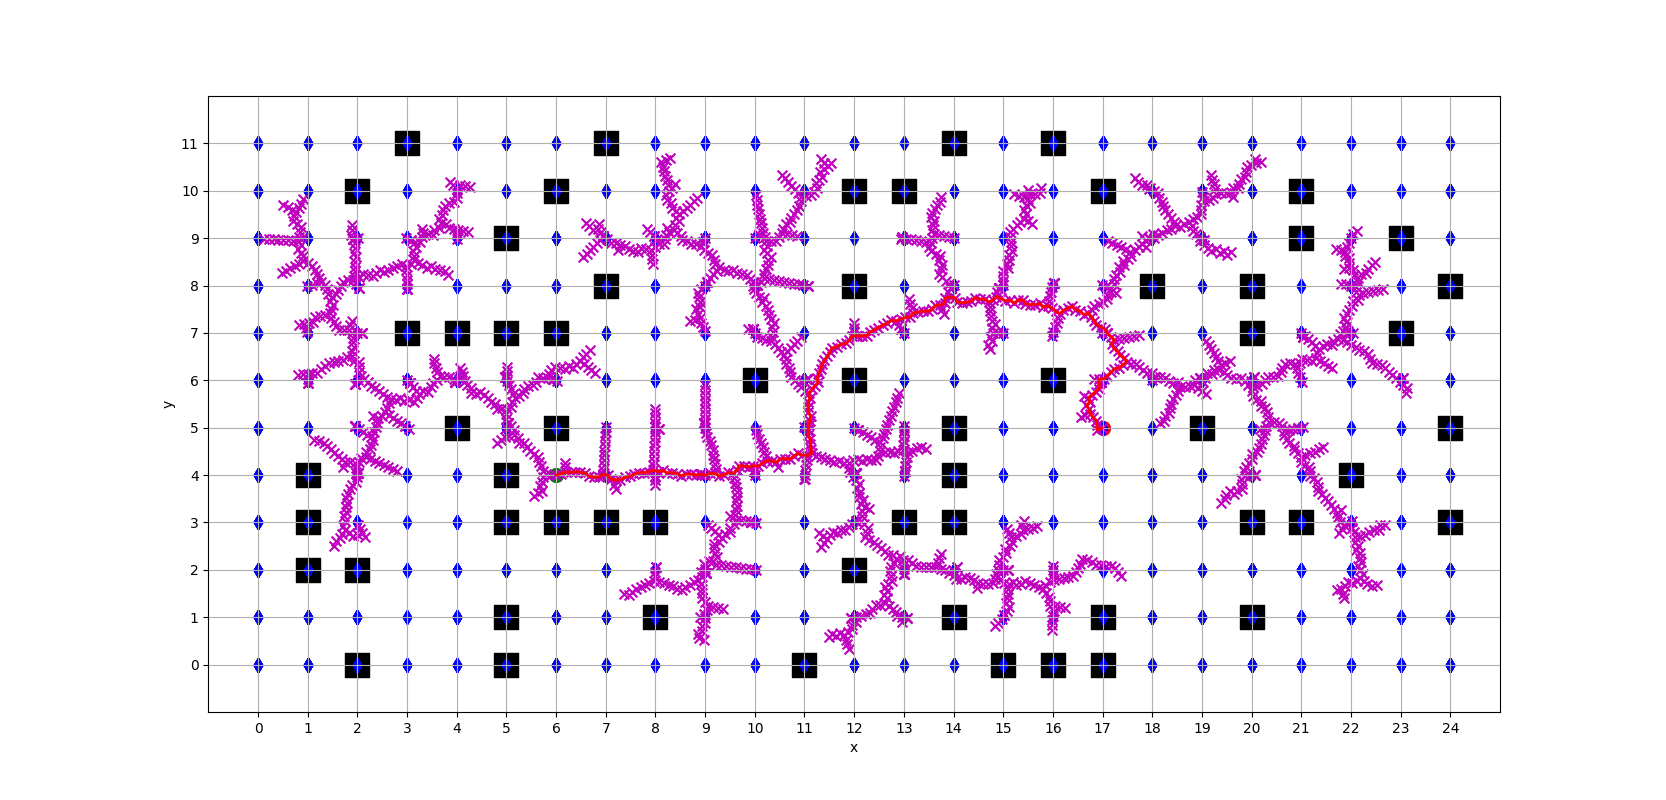

The Python source for this figure:
import numpy as np
import matplotlib.pyplot as plt
import random
from math import sqrt
np.random.seed(0)
random.seed(0)

class Tree:
    def __init__(self):
        self.list = []
    def add_node(self, x, y, xPre, yPre, dist, indPre):
        self.list.append([x, y, xPre, yPre, dist, indPre])
    def get_nearest_node(self, x, y):
        distance = np.inf
        nearest_node = None
        index = 0
        for i, node in enumerate(self.list):
            dist = np.sqrt((node[0] - x) ** 2 + (node[1] - y) ** 2)
            if dist < distance:
                distance = dist
                nearest_node = node
                index = i
        return index, nearest_node

class Env:
    def __init__(self):
        # 初始化整个空间，定义初始点、终点、采样点数、点与点之间的步长t等信息
        self.x_width = 25
        self.y_width = 12
        self.map = np.zeros((self.x_width, self.y_width))
        self.obstacle_list = self.obstacle_create()
        self.x0 = 6  # 定义初始点的x坐标
        self.y0 = 4  # 定义初始点的y坐标
        self.xn = 17  # 定义终点的x坐标
        self.yn = 5  # 定义终点的y坐标
        self.t = 0.1  # 点与点之间的步长
        self.Thr = 0.1  # 定义目标点与采样点之间的距离阈值
        self.map[self.x0][self.y0] = 4
        self.map[self.xn][self.yn] = 3
    def obstacle_create(self):
        obstacle_ratio = 0.2
        obstacle_list = []
        for i in range(self.x_width):
            for j in range(self.y_width):
                if np.random.rand() < obstacle_ratio:
                    self.map[i][j] = 1
                    obstacle_list.append([i, j])
        return np.array(obstacle_list)

    def show(self, rand_node_list = None, tree_list = None, path = None):
        plt.figure(figsize=(self.x_width/2, self.y_width/2))
        plt.xlim((-1, self.x_width))
        plt.ylim((-1, self.y_width))
        plt.xlabel('x')
        plt.ylabel('y')
        plt.xticks(np.arange(self.x_width))
        plt.yticks(np.arange(self.y_width))
        plt.grid()

        rand_node_list = np.array(rand_node_list)
        tree_list = np.array(tree_list)

        for i in range(self.x_width):
            for j in range(self.y_width):
                if self.map[i][j] == 1:
                    plt.scatter(i, j, color='black', s=300, marker='s')
                elif self.map[i][j] == 3:
                    plt.scatter(i, j, color='red', s=100)
                elif self.map[i][j] == 4:
                    plt.scatter(i, j, color='green', s=100)

        if rand_node_list is not None:
            plt.scatter(rand_node_list[:, 0], rand_node_list[:, 1], color='blue', s=50, marker='d')
        if tree_list is not None:
            plt.scatter(tree_list[:, 0], tree_list[:, 1], color='m', s=50, marker='x')
        if path is not None:
            plt.plot(path[:, 0], path[:, 1], color='red', linewidth=2)

        plt.show()
        
# 在空间中随机产生一个点rand ->这个点不能是起点
def product_rand(tree, env):
    tree_set = set(map(tuple, np.array(tree.list)[:, 0:2]))
    while True:
        rand_node = [random.randint(0, env.x_width - 1) , random.randint(0, env.y_width - 1)]
        if tuple(rand_node) not in tree_set:
            return rand_node
        
def decide_direction(rand_node, nearest_node, env):
    z_value = np.sqrt((nearest_node[0] - rand_node[0]) ** 2 + (nearest_node[1] - rand_node[1]) ** 2)  # 斜边长度
    cos_value = (rand_node[0] - nearest_node[0]) / z_value
    sin_value = (rand_node[1] - nearest_node[1]) / z_value
    t = env.t
    x1 = nearest_node[0] + t * cos_value
    y1 = nearest_node[1] + t * sin_value
    if collision_check(nearest_node[0], nearest_node[1], x1, y1, env.obstacle_list):
        return x1, y1, True
    else:
        return nearest_node[0], nearest_node[1], False

def collision_check(x0, y0, x1, y1, obstacle_list):
    # 预计算线段的长度平方
    dx = x1 - x0
    dy = y1 - y0
    line_len_sq = dx ** 2 + dy ** 2
    
    # 如果线段非常短，直接判断起点和终点是否与障碍物重合
    if line_len_sq == 0:
        return all(np.hypot(x0 - x2, y0 - y2) >= 1 for x2, y2 in obstacle_list)
    
    for x2, y2 in obstacle_list:
        if not (x2 >= min(x0,x1)-1 and x2 <= max(x0,x1)+1 and y2 >= min(y0,y1)-1 and y2 <= max(y0,y1)+1):
            continue
        # 计算点到线的垂直距离
        d_line = abs(dy * x2 - dx * y2 + x1 * y0 - y1 * x0) / np.sqrt(line_len_sq)
        if d_line >= 0.7:
            continue
        # 计算垂足的参数 t
        t = ((x2 - x0) * dx + (y2 - y0) * dy) / line_len_sq
        
        if 0 <= t <= 1:
            # 如果垂足在线段上，使用垂直距离
            d = d_line
        elif t < 0:
            # 垂足在线段左侧，计算到起点的距离
            d = np.hypot(x0 - x2, y0 - y2)
        else:
            # 垂足在线段右侧，计算到终点的距离
            d = np.hypot(x1 - x2, y1 - y2)
        
        # 检查碰撞
        if d < 0.7:
            return False
    
    return True

def backtrace(tree:Tree, path:list):
    path.append(tree.list[-1][0:2])
    index_pre = tree.list[-1][5]
    while(True):
        path.append(tree.list[index_pre][0:2])
        print(tree.list[index_pre][0:2])
        if tree.list[index_pre][5] == -1:
            break
        else:
            index_pre = tree.list[index_pre][5]


if __name__ == '__main__':
    # print(error_list)
    env = Env()
    tree = Tree()
    tree.add_node(env.x0, env.y0, env.x0, env.y0, 0, -1)
    rand_node_list = []
    path = []

    while(True):
        rand_node = product_rand(tree, env)
        nearest_node_index, nearest_node = tree.get_nearest_node(rand_node[0], rand_node[1])
        x, y, find_new_node= decide_direction(rand_node, nearest_node, env)
        dist = sqrt((x - nearest_node[0]) ** 2 + (y - nearest_node[1]) ** 2)
        if find_new_node:
            tree.add_node(x, y, nearest_node[0], nearest_node[1], dist, nearest_node_index)
        dist_to_target = sqrt((x - env.xn) ** 2 + (y - env.yn) ** 2)
        if dist_to_target < env.Thr:
            backtrace(tree, path)
            path = np.array(path)
            print(path)
            break
        rand_node_list.append(rand_node)
    kwargs = {'rand_node_list': rand_node_list,
                  'tree_list': tree.list,
                  'path': path}
    env.show(**kwargs)
        # print(tree.list)
        # print(rand_node
    
